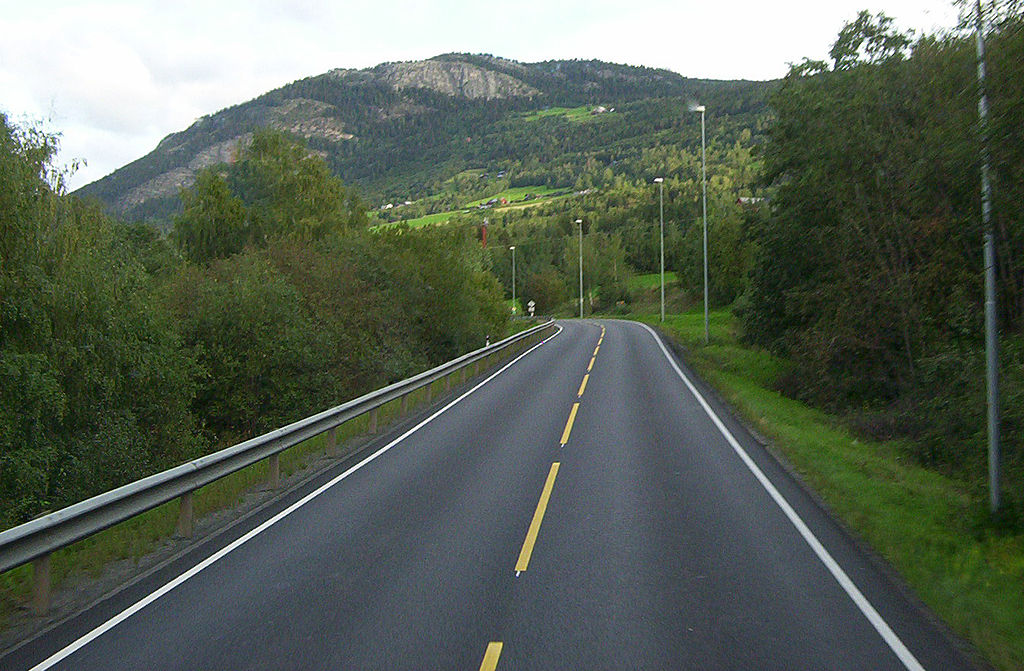
%> input picture a.jpg, 1024 x 671 px
$ octave global_thresholding.m   (GNU Octave 9; MATLAB toolbox functions it lacks are replaced by stand-ins)
%> lines starting %> are read from the running program, lines starting %| are printed output that depends on the picture; in (x1, y1, x2, y2) boxes, pixels count from 0 and x2, y2 are one past the last pixel; in counts of white or black regions, pixels touching at a corner belong together; the program's own positions count from 1
%> further down, image is the input picture: size 671x1024x3 uint8; mean R, G, B 89.3, 99.5, 87
### simpleThresholdingAlgorithm.m
function binaryImage = simpleThresholdingAlgorithm(image, initialThreshold, deltaT)
%> called with initialThreshold = 100, deltaT = 0.01

    grayImage = rgb2gray(image);
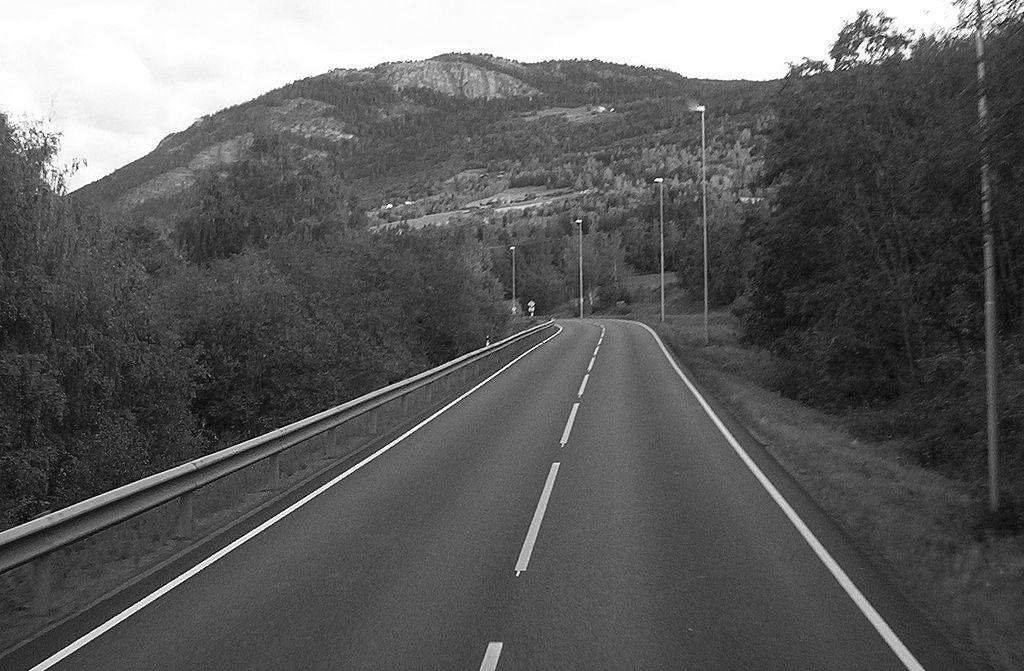
%> grayImage: size 671x1024 uint8; min 0, max 255, mean 95


    T = initialThreshold;
    Tnew = 0;


    while abs(T - Tnew) > deltaT

        G1 = grayImage > T;
        G2 = grayImage <= T;


        m1 = mean(grayImage(G1));
        m2 = mean(grayImage(G2));


        Tnew = (m1 + m2) / 2;


        T = Tnew;
    end
%> this loop made 1 pass
%> (m1, m2, Tnew, T) on pass 1: (190.8, 65.98, 128.4, 128.4)
%> pass 1, in simpleThresholdingAlgorithm, `G1 = grayImage > T;`:
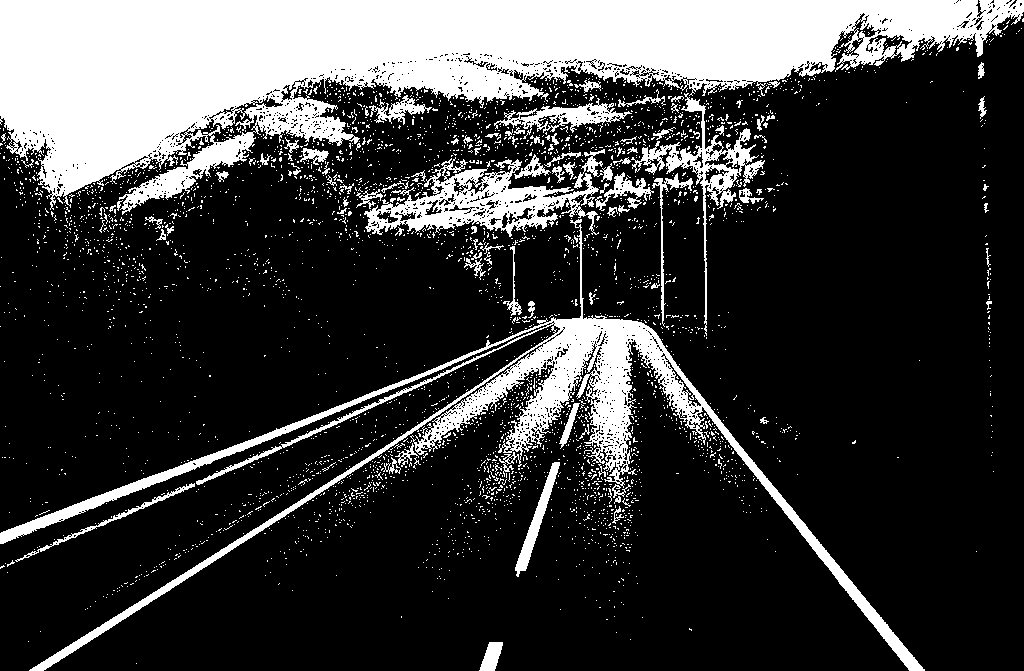
%> G1: size 671x1024 logical; 23.3% white; 3640 white regions (3539 under 20 px), largest, box (x1, y1, x2, y2) and area: (0, 0, 1024, 215) 101272, (0, 219, 925, 671) 26842, (364, 149, 605, 237) 7566


    binaryImage = grayImage > T;
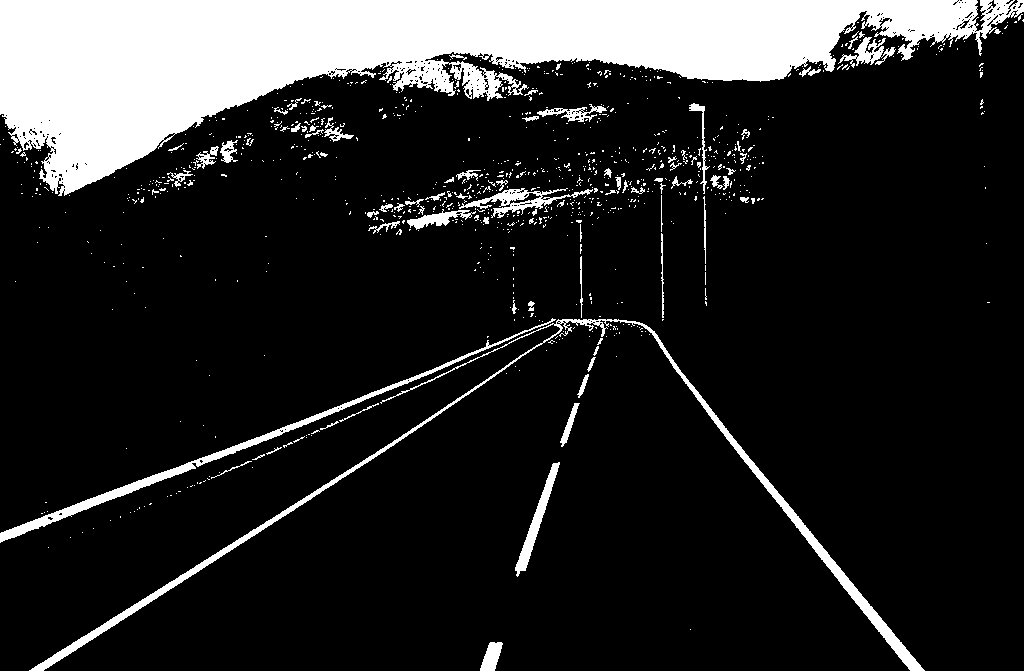
%> binaryImage: size 671x1024 logical; 15.7% white; 957 white regions (879 under 20 px), largest, box (x1, y1, x2, y2) and area: (0, 0, 1024, 196) 86258, (29, 319, 925, 671) 6997, (0, 318, 556, 543) 3506

    figure;
    subplot(1, 2, 1);
    imshow(grayImage);
    title('Original Grayscale Image');

    subplot(1, 2, 2);
    imshow(binaryImage);
    title('Thresholded Image');
end

### global_thresholding.m
clc;
clear all;
% Example usage:
% Load your image
% Replace 'your_image.jpg' with the path to your image
image = imread('a.jpg');

% Set initial threshold and delta T
initialThreshold = 100;
deltaT = 0.01;

% Apply the simple thresholding algorithm
binaryImage = simpleThresholdingAlgorithm(image, initialThreshold, deltaT);
